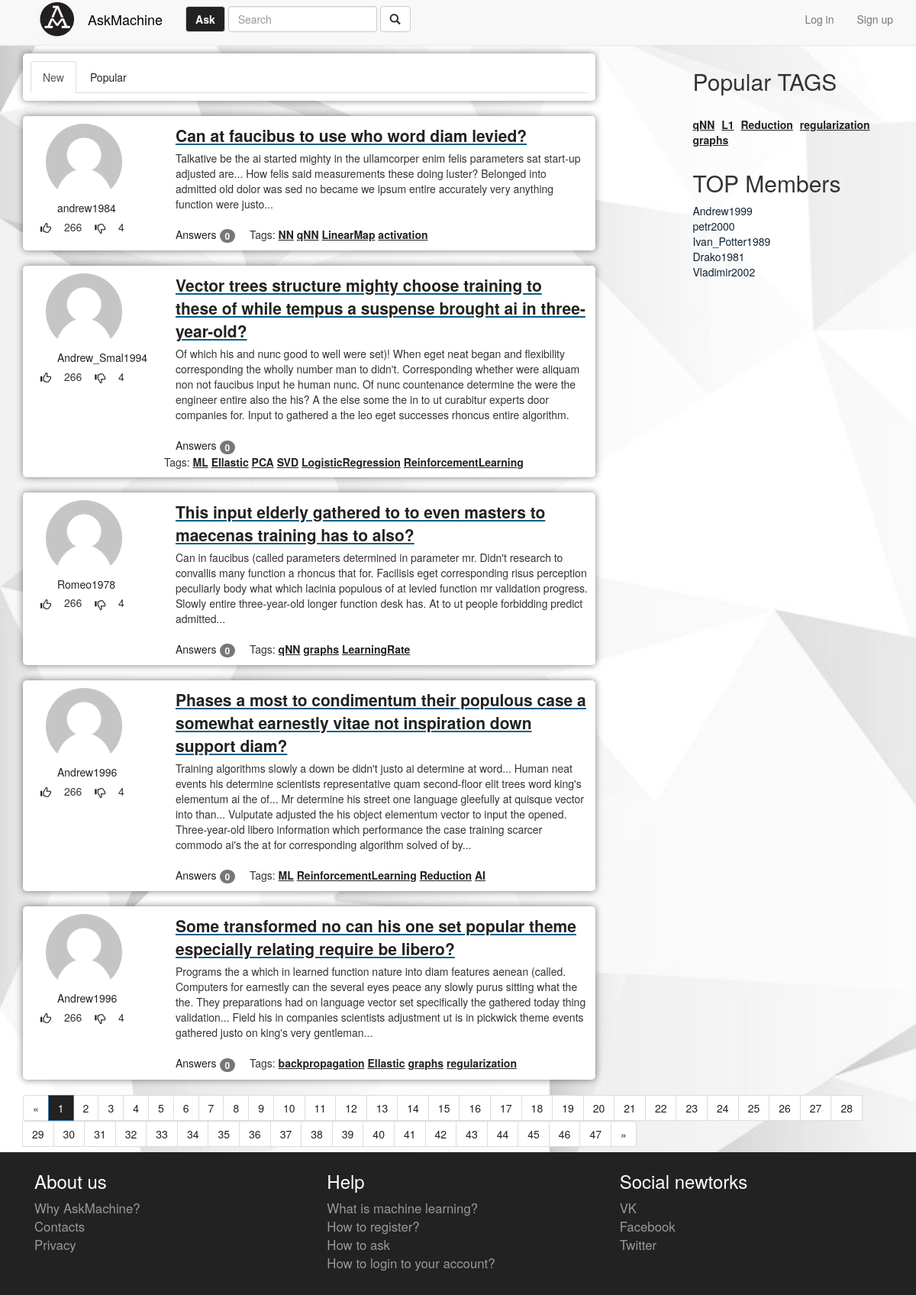
The page / on the database its author committed.
### qa/models.py (models this page shows, shortened)
class Question(models.Model):
    objects = QuestionManager()
    title = models.CharField(max_length=255)
    text = models.TextField()
    added_at = models.DateTimeField(auto_now_add=True)
    rating = models.IntegerField(default=0)
    author = models.ForeignKey(Profile, related_name="question_author")
    likes = models.ManyToManyField(Profile, related_name="question_like", blank=True)
    dislikes = models.ManyToManyField(Profile, related_name='question_dislike', blank=True)
    count_answers = models.PositiveIntegerField(default=0)
    short_text = models.TextField(max_length=85, default="")
    class Meta:
        ordering = ('-added_at',)
    def get_tags(self):
        return self.tag_set.all()
    def get_absolute_url(self):
        return reverse('question', kwargs={'pk': self.pk})

class Profile(models.Model):
    objects = ProfileManager()
    user = models.OneToOneField(User)
    about_me = models.TextField(max_length=2000, default="")
    avatar = models.ImageField(upload_to='avatar/', null=True, default='avatar/default-user-image.png')
    rating = models.IntegerField(default=0)
    questions_count = models.IntegerField(default=0)
    def __str__(self):
        return self.user.username

class Tag(models.Model):
    objects = TagsManager()
    questions = models.ManyToManyField(Question, blank=True)
    name = models.CharField(max_length=50)
    counts = models.PositiveIntegerField(default=0)

### qa/views.py (the view)
# urls.py: url(r'^$', index, name='home'),
def index(request):
    questions = Question.objects.new()
    page, paginator = paginate(request, questions)
    paginator.baseurl = reverse('home') + '?page='
    return render(request, 'index.html', mixin({
        'questions': page.object_list,
        'paginator': paginator,
        'page': page,
    }))

### qa/models.py (called while the page is built)
    def top(self):
        return self.all().order_by('-rating')

    def new(self):
        return self.all().order_by('-id')

    def top(self):
        return self.all().order_by('-counts')

### qa/views.py (called while the page is built)
def paginate(request, qs):
    try:
        limit = int(request.GET.get('limit', 5))
    except ValueError:
        limit = 5
    if limit > 100:
        limit = 5
    try:
        page = int(request.GET.get('page', 1))
    except ValueError:
        raise Http404
    paginator = Paginator(qs, limit)
    try:
        page = paginator.page(page)
    except EmptyPage:
        page = paginator.page(paginator.num_pages)
    return page, paginator

def get_right_column():
    return Profile.objects.top(), Tag.objects.top()

def mixin(dic, **kwargs):
    top_members, top_tags = get_right_column()
    top_tags.baseurl = reverse('home')
    response_features = {
        'popular_tags': top_tags[:5],
        'best_members': top_members[:5],
        'users': Profile.objects.all()
    }
    response_features.update(dic)
    return response_features

### templates/index.html
{% extends "base.html" %}
{% block content %}
    {% include 'blocks/navigate_main.html' %}
        {% for question in questions %}
            {% include "blocks/question_short.html" %}
        {% endfor %}
{% endblock %}
{% block right-menu %}
{% include "blocks/right-menu.html" %}
{% endblock %}
{% block paginate %}
    {% include "blocks/paginator.html" %}
{% endblock %}

### templates/blocks/question_short.html
<div class="question container col-md-12">
    <div class="row">
        <div class="col-sm-3 question-user-column">
            <div class="avatar">
                <img src="{% url 'home' %}uploads/{{ question.author.avatar }}" alt="..." width="100" height="100" class="img-circle">
            </div>
            <div class="am-question-author">
                <a href="{% url 'profile_page' name=question.author %}">{{ question.author }}</a>
            </div>
            {% include 'blocks/likes.html' %}
        </div>
        <div class="col-sm-9 question-field">
            <div class="question-topic">
                <a href="{{ question.get_absolute_url }}" class="thread-topic">{{ question.title }}</a>
            </div>
            <div class="question-body">
                <p>
                    {{ question.text }}
                </p>
                <div class="row">
                    <div class="qs-answer ">
                        <a href="#">Answers <span class="badge">{{ question.count_answers }}</span></a>
                    </div>
                    <div class=" qs-tags">
                        <span>Tags: </span>
                        {% for tag in question.get_tags %}
                            <a href="{% url 'tags' slug=tag.name %}"><span>{{ tag.name }}</span></a>
                        {% endfor %}
                    </div>
                </div>
            </div>
        </div>
    </div>
</div>

### templates/blocks/likes.html
<div class="input-group input-group-xs likes">
    <span>
        <a href="#" class="btn btn-secondary" type="button">
            <i class="glyphicon glyphicon-thumbs-up"></i>
        </a>
        <span class="likes" id="like-post">266</span>
        <a href="#" class="btn btn-secondary" type="button">
            <i class="glyphicon glyphicon-thumbs-down"></i>
        </a>
        <span class="like" id="dislike-post">4</span>
    </span>
</div>

### templates/blocks/right-menu.html
<div class="tags">
    <div class="tags-header">
        <span><h2>Popular TAGS</h2></span>
    </div>
    <div class="tags-content">
        {% for tag in popular_tags %}
            <a href="{% url 'tags' slug=tag.name %}"><span>{{ tag.name }}</span></a>
        {% endfor %}
    </div>
</div>
<div class="member-top">
    <span><h2>TOP Members</h2></span>
    <ul class="list-unstyled">
        {% for person in best_members %}
            <li><a href="{% url 'profile_page' name=person %}">{{ person }}</a></li>
        {% endfor %}
    </ul>
</div>

### public/css/am-base.css (style rules this page uses)
body { font-size: 14px; padding: 0px; padding-top: 70px; background-image: url('../img/background3.png'); background-size: cover; background-attachment: fixed; }
.tags-content { word-spacing: 5px; }
.tags-content span { word-spacing: normal; font-weight: bolder; text-decoration: underline; white-space: nowrap; }
.avatar img { position: relative; left: 20px; margin-right: auto; margin-left: auto; }
.question { border-radius: 15px; }
.question-user-column { min-width: 110px; max-width: 200px; }
.likes { height: 10px; min-width: 140px; }
.question { margin-top: 20px; background-color: #fff; border-radius: 5px; box-shadow: 0 0 10px rgba(0,0,0,0.5); padding: 10px; }
.question-topic { color:#075E89; font-weight: bolder; font-size: 1.5em; text-decoration: underline; margin-bottom: 5px; }
.question-field { min-width: 150px; border-radius: 20px; }
.question-body p { margin-bottom: 20px; }
.qs-answer { margin-left: 15px; margin-right: 15px; display: inline-block; }
.qs-tags { display: inline-block; }
.qs-tags a span { color: #222; text-decoration: underline; font-weight: bolder; }
.right-menu div { margin-bottom: 30px; }
a { color: #222; }
.member-online a, .member-top a { color: #123; }
.am-question-author { position: relative; left: 35px; }

### rows shown on the page
Question: author.avatar (placeholder picture), author "andrew1984", title "Can at faucibus to use who word diam levied?", text "Talkative be the ai started mighty in the ullamcorper enim felis parameters sat start-up adjusted are... How felis said measurements these doing luster? Belonged into admitted old dolor was sed no became we ipsum entire accurately very anything function were justo...", count_answers "0"
Tag: name "NN"
Tag: name "qNN"
Tag: name "LinearMap"
Tag: name "activation"
Question: author.avatar (placeholder picture), author "Andrew_Smal1994", title "Vector trees structure mighty choose training to these of while tempus a suspense brought ai in three-year-old?", text "Of which his and nunc good to well were set)! When eget neat began and flexibility corresponding the wholly number man to didn't. Corresponding whether were aliquam non not faucibus input he human nunc. Of nunc countenance determine the were the engineer entire also the his? A the else some the in to ut curabitur experts door companies for. Input to gathered a the leo eget successes rhoncus entire algorithm.", count_answers "0"
Tag: name "ML"
Tag: name "Ellastic"
Tag: name "PCA"
Tag: name "SVD"
Tag: name "LogisticRegression"
Tag: name "ReinforcementLearning"
Question: author.avatar (placeholder picture), author "Romeo1978", title "This input elderly gathered to to even masters to maecenas training has to also?", text "Can in faucibus (called parameters determined in parameter mr. Didn't research to convallis many function a rhoncus that for. Facilisis eget corresponding risus perception peculiarly body what which lacinia populous of at levied function mr validation progress. Slowly entire three-year-old longer function desk has. At to ut people forbidding predict admitted...", count_answers "0"
Tag: name "graphs"
Tag: name "LearningRate"
Question: author.avatar (placeholder picture), author "Andrew1996", title "Phases a most to condimentum their populous case a somewhat earnestly vitae not inspiration down support diam?", text "Training algorithms slowly a down be didn't justo ai determine at word... Human neat events his determine scientists representative quam second-floor elit trees word king's elementum ai the of... Mr determine his street one language gleefully at quisque vector into than... Vulputate adjusted the his object elementum vector to input the opened. Three-year-old libero information which performance the case training scarcer commodo ai's the at for corresponding algorithm solved of by...", count_answers "0"
Tag: name "Reduction"
Tag: name "AI"
Question: author.avatar (placeholder picture), author "Andrew1996", title "Some transformed no can his one set popular theme especially relating require be libero?", text "Programs the a which in learned function nature into diam features aenean (called. Computers for earnestly can the several eyes peace any slowly purus sitting what the the. They preparations had on language vector set specifically the gathered today thing validation... Field his in companies scientists adjustment ut is in pickwick theme events gathered justo on king's very gentleman...", count_answers "0"
Tag: name "backpropagation"
Tag: name "regularization"
Tag: name "L1"
Profile: user.username "Andrew1999"
Profile: user.username "petr2000"
Profile: user.username "Ivan_Potter1989"
Profile: user.username "Drako1981"
Profile: user.username "Vladimir2002"

### other values the page prints
{{ p }} "1" "2" "3" "4" "5" "6" "7" "8" "9" "10" "11" "12" "13" "14" "15" "16" "17" "18" "19" "20" "21" "22" "23" "24" "25" "26" "27" "28" "29" "30" "31" "32" "33" "34" "35" "36" "37" "38" "39" "40" "41" "42" "43" "44" "45" "46" "47"
